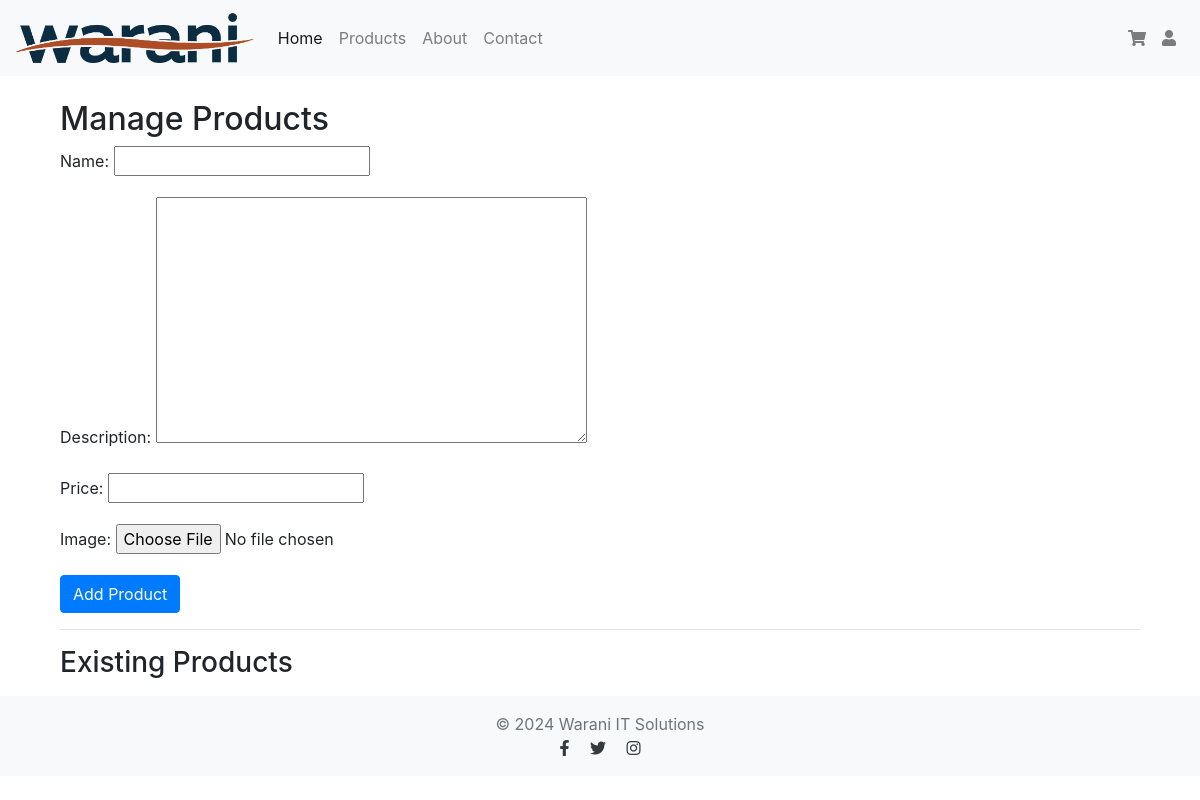
Page /products/management/ on the earlier database version.
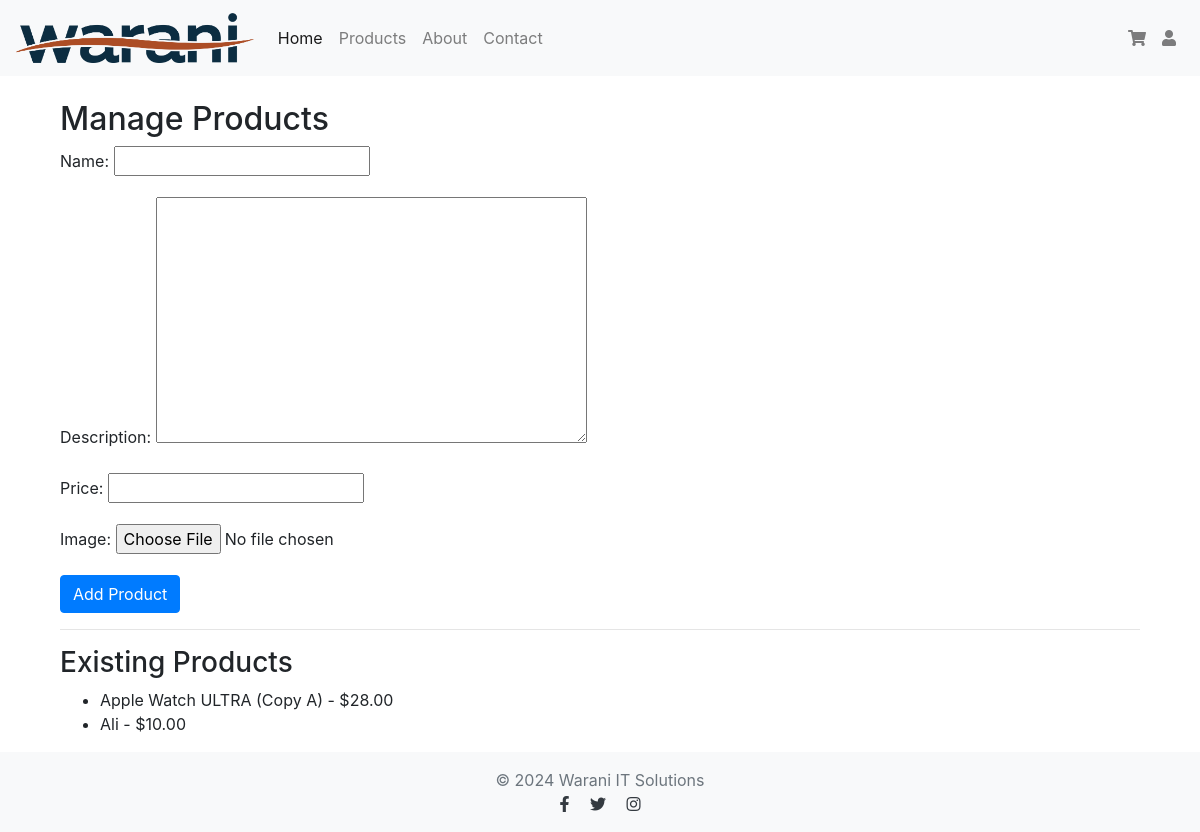
Same page on the later database version.
### product/models.py (models this page shows, shortened)
class Product(models.Model):
    COLOR_CHOICES = (
        ('red', 'Red'),
        ('blue', 'Blue'),
        ('green', 'Green'),
        ('yellow', 'Yellow'),
        ('black', 'Black'),
        ('white', 'White'),
        ('gray', 'Gray'),
        ('brown', 'Brown'),
        ('purple', 'Purple'),
        ('orange', 'Orange'),
        ('pink', 'Pink'),
    )
    SIZE_CHOICES = (
        ('xs', 'Extra Small'),
        ('s', 'Small'),
        ('m', 'Medium'),
        ('l', 'Large'),
        ('xl', 'Extra Large'),
        ('xxl', 'Double Extra Large'),
        ('xxxl', 'Triple Extra Large'),
    )
    name = models.CharField(max_length=255)
    description = models.TextField()
    price = models.DecimalField(max_digits=10, decimal_places=2)
    image = models.ImageField(upload_to='product_images/')
    available_colors = models.CharField(max_length=255, choices=COLOR_CHOICES, blank=True)
    available_sizes = models.CharField(max_length=255, choices=SIZE_CHOICES, blank=True)
    quantity = models.PositiveIntegerField(default=0)
    features = models.TextField(blank=True)

### product/views.py (the view)
# urls.py: path('management/', views.product_management, name='product_management'),
def product_management(request):
    products = Product.objects.all()
    if request.method == 'POST':
        form = ProductForm(request.POST, request.FILES)
        if form.is_valid():
            form.save()
            return redirect('product_management')
    else:
        form = ProductForm()
    return render(request, 'product/product_management.html', {'products': products, 'form': form})

### product/forms.py
class ProductForm(forms.ModelForm):
    class Meta:
        model = Product
        fields = ['name', 'description', 'price', 'image']

### product/templates/product/product_management.html (shortened to what this page needs)
{% extends 'base.html' %}
{% block content %}
<div class="container mt-4">
    <h2>Manage Products</h2>
    <form method="post" enctype="multipart/form-data">
        {{ form.as_p }}
        <button type="submit" class="btn btn-primary">Add Product</button>
    </form>
    <hr>
    <h3>Existing Products</h3>
    <ul>
        {% for product in products %}
        <li>
            {{ product.name }} - ${{ product.price }}
        </li>
        {% endfor %}
    </ul>
</div>
{% endblock %}

Differences in the rows shown:
added Product: name "Apple Watch ULTRA (Copy A)", price "28.00"
added Product: name "Ali", price "10.00"
